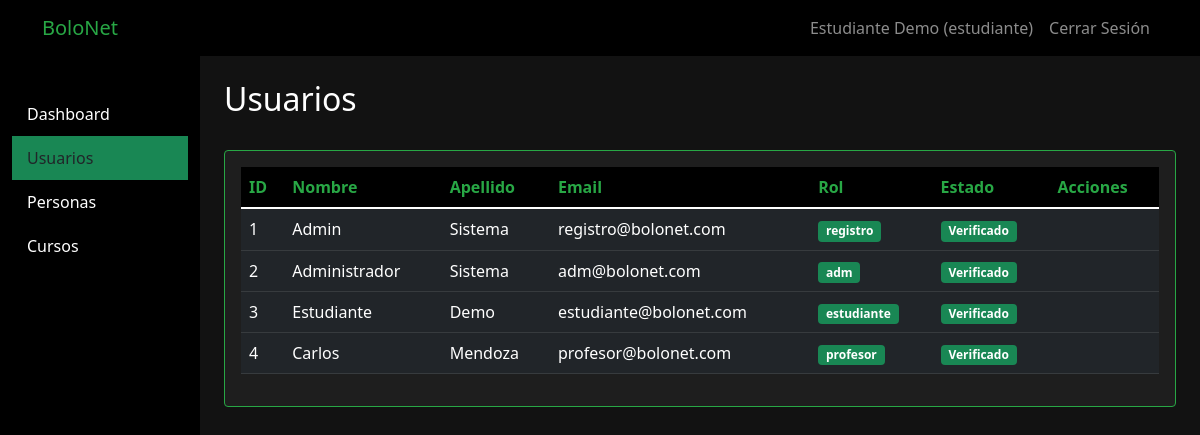
The app's page /usuarios.php (signed in) with its own data.
### tables this page shows
CREATE TABLE usuario (
    id INT PRIMARY KEY AUTO_INCREMENT,
    persona_id INT NOT NULL UNIQUE,
    email VARCHAR(150) NOT NULL UNIQUE,
    password VARCHAR(255) NOT NULL,
    rol_id INT NOT NULL,
    estado TINYINT(1) DEFAULT 0,
    verification_token VARCHAR(64) NULL,
    token_expires DATETIME NULL,
    reset_token VARCHAR(6) NULL,
    reset_expires DATETIME NULL,
    password_history TEXT NULL,
    creado_en TIMESTAMP DEFAULT CURRENT_TIMESTAMP,
    actualizado_en TIMESTAMP DEFAULT CURRENT_TIMESTAMP ON UPDATE CURRENT_TIMESTAMP,
    FOREIGN KEY (persona_id) REFERENCES persona(id) ON DELETE CASCADE,
    FOREIGN KEY (rol_id) REFERENCES rol(id) ON DELETE RESTRICT ON UPDATE CASCADE
);

CREATE TABLE persona (
    id INT PRIMARY KEY AUTO_INCREMENT,
    ci VARCHAR(20) NOT NULL UNIQUE,
    nombre VARCHAR(100) NOT NULL,
    apellido VARCHAR(100) NOT NULL,
    fecha_nacimiento DATE NOT NULL,
    genero ENUM('M', 'F', 'O') NOT NULL,
    telefono VARCHAR(15),
    direccion TEXT,
    creado_en TIMESTAMP DEFAULT CURRENT_TIMESTAMP,
    actualizado_en TIMESTAMP DEFAULT CURRENT_TIMESTAMP ON UPDATE CURRENT_TIMESTAMP
);

CREATE TABLE rol (
    id INT PRIMARY KEY AUTO_INCREMENT,
    nombre VARCHAR(50) NOT NULL UNIQUE,
    descripcion VARCHAR(100) NOT NULL
);

### controllers/UsuarioController.php (called while the page is built, shortened)
<?php
class UsuarioController {
    private $usuario;
    public function __construct() {
        require_once __DIR__ . '/../models/Usuario.php';
        $this->usuario = new Usuario();
    }
    public function index() {
        $usuarios = $this->usuario->getAll();
        require_once __DIR__ . '/../views/layouts/header.php';
        require_once __DIR__ . '/../views/usuarios/index.php';
        require_once __DIR__ . '/../views/layouts/footer.php';
    }
}
?>

### models/Database.php (called while the page is built)
<?php
class Database {
    private static $connection = null;
    public static function getConnection() {
        if (self::$connection === null) {
            self::$connection = new mysqli(DB_HOST, DB_USER, DB_PASS, DB_NAME);
            self::$connection->set_charset("utf8");
        }
        return self::$connection;
    }
}
?>

### models/Usuario.php (called while the page is built, shortened)
<?php
class Usuario {
    private $db;
    public function __construct() {
        require_once __DIR__ . '/Database.php';
        $this->db = Database::getConnection();
    }
    public function getAll() {
        $sql = "SELECT u.*, r.nombre as rol_nombre, p.ci, p.nombre as persona_nombre, p.apellido as persona_apellido
                FROM usuario u
                JOIN rol r ON u.rol_id = r.id
                JOIN persona p ON u.persona_id = p.id";
        $result = $this->db->query($sql);
        return $result->fetch_all(MYSQLI_ASSOC);
    }
}
?>

### views/usuarios/index.php (the view, shortened to what this page needs)
<div class="d-flex justify-content-between align-items-center mb-4">
    <h2>Usuarios</h2>
    <?php
    require_once __DIR__ . '/../../models/Usuario.php';
    ?>
</div>
<div class="card">
    <div class="card-body">
        <div class="table-responsive">
            <table class="table table-dark table-hover">
                <thead>
                    <tr>
                        <th>ID</th>
                        <th>Nombre</th>
                        <th>Apellido</th>
                        <th>Email</th>
                        <th>Rol</th>
                        <th>Estado</th>
                        <th>Acciones</th>
                    </tr>
                </thead>
                <tbody>
                    <?php foreach($usuarios as $usuarioItem): ?>
                    <tr>
                        <td><?php echo $usuarioItem['id']; ?></td>
                        <td><?php echo htmlspecialchars($usuarioItem['persona_nombre'] ?? $usuarioItem['nombre'] ?? ''); ?></td>
                        <td><?php echo htmlspecialchars($usuarioItem['persona_apellido'] ?? $usuarioItem['apellido'] ?? ''); ?></td>
                        <td><?php echo htmlspecialchars($usuarioItem['email']); ?></td>
                        <td><span class="badge bg-success"><?php echo htmlspecialchars($usuarioItem['rol_nombre']); ?></span></td>
                        <td>
                            <?php
                            $estado_texto = $usuarioItem['estado'] == 1 ? 'Verificado' : 'No verificado';
                            $estado_clase = $usuarioItem['estado'] == 1 ? 'success' : 'warning';
                            ?>
                            <span class="badge bg-<?php echo $estado_clase; ?>"><?php echo $estado_texto; ?></span>
                        </td>
                        <td>
                        </td>
                    </tr>
                    <?php endforeach; ?>
                </tbody>
            </table>
        </div>
    </div>
</div>

### views/layouts/header.php (style rules this page uses)
body { background-color: #121212 !important; color: #ffffff !important; }
.card { background-color: #1e1e1e !important; border-color: #28a745 !important; }
.table-dark { background-color: #1e1e1e !important; }
.table-dark th { background-color: #000000 !important; color: #28a745 !important; }

### records on screen
usuario: id "1", persona.nombre "Admin", persona.apellido "Sistema", email "registro@bolonet.com", rol.nombre "registro", estado "Verificado"
usuario: id "2", persona.nombre "Administrador", persona.apellido "Sistema", email "adm@bolonet.com", rol.nombre "adm", estado "Verificado"
usuario: id "3", persona.nombre "Estudiante", persona.apellido "Demo", email "estudiante@bolonet.com", rol.nombre "estudiante", estado "Verificado"
usuario: id "4", persona.nombre "Carlos", persona.apellido "Mendoza", email "profesor@bolonet.com", rol.nombre "profesor", estado "Verificado"

### other values on screen
SITE_NAME "BoloNet"
$_SESSION['user_name'] "Estudiante Demo"
$_SESSION['user_role'] "estudiante"
